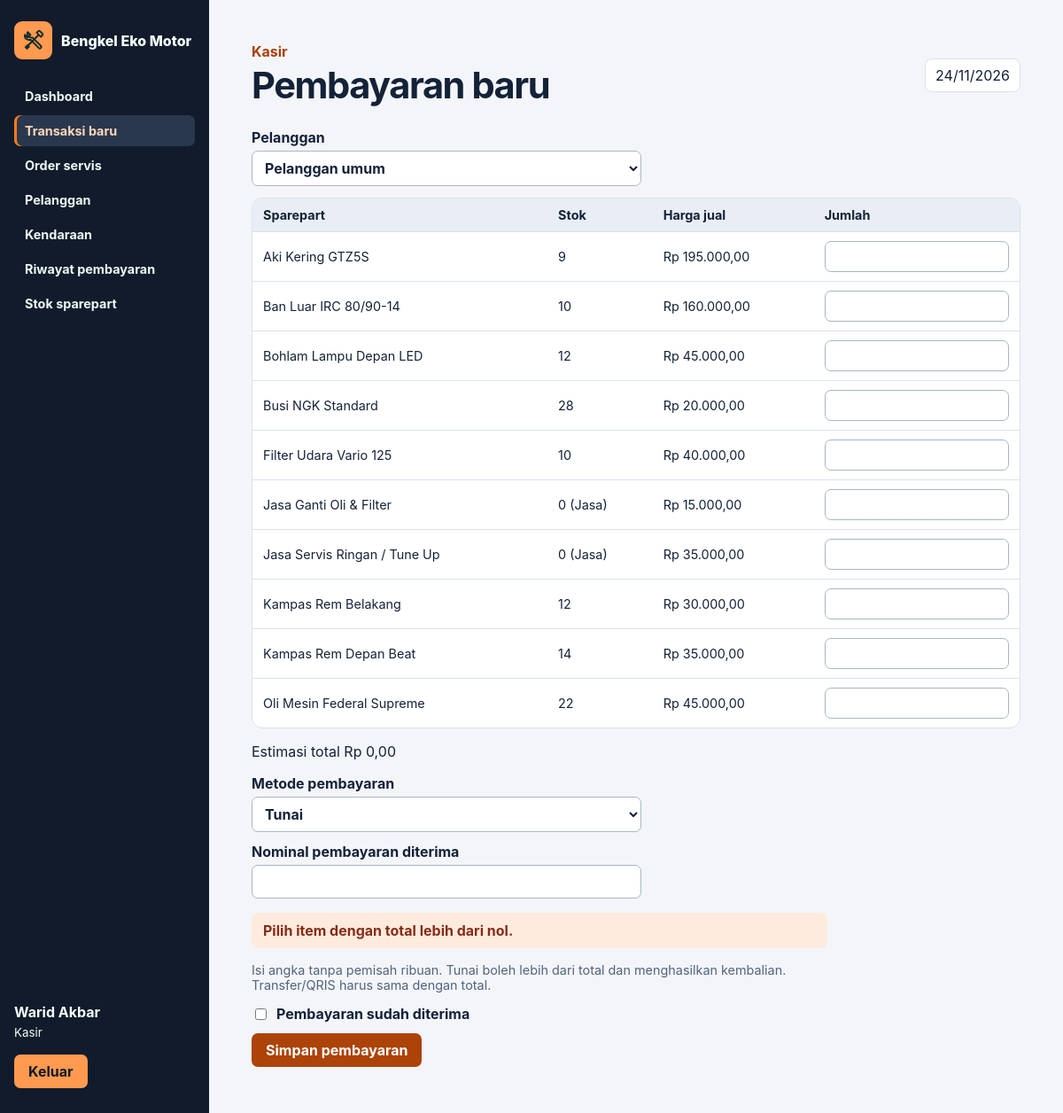
The page /?page=checkout (signed in) on the database as committed earlier.
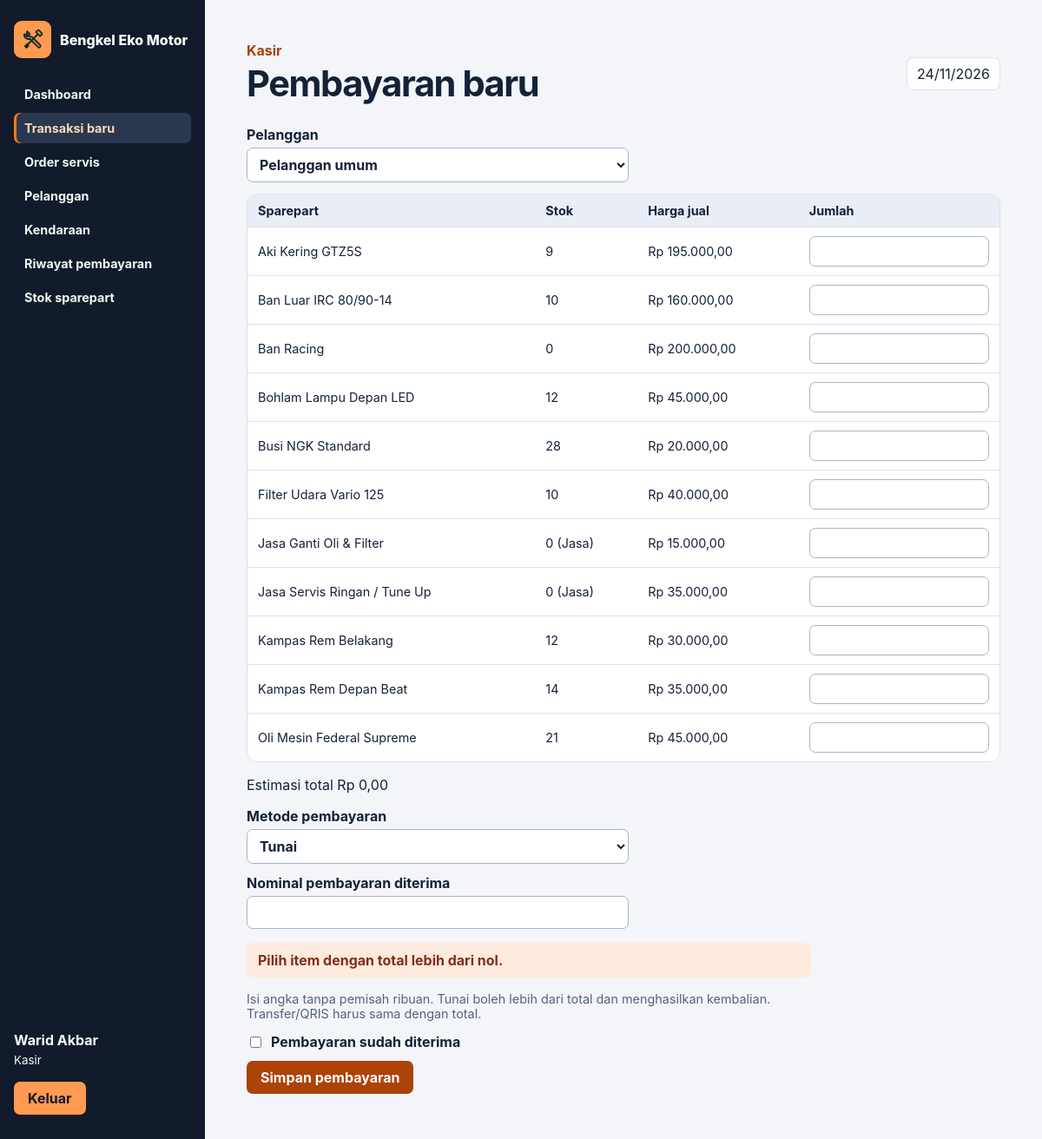
The same page on the database as committed later.
### tables this page shows
CREATE TABLE `sparepart` (
  `id_sparepart` int(11) NOT NULL,
  `nama_barang` varchar(100) NOT NULL,
  `kategori` varchar(50) NOT NULL,
  `harga_jual` decimal(12,2) NOT NULL CHECK (`harga_jual` >= 0),
  `stok` int(11) NOT NULL CHECK (`stok` >= 0),
  `stok_minimum` int(11) NOT NULL CHECK (`stok_minimum` >= 0)
);

### routes/web.php (called while the page is built, shortened)
<?php
function route(array|false $user): void
{
    $page = $_GET['page'] ?? 'dashboard';
    $staff = ['Pemilik','Kasir'];
    $owner = ['Pemilik'];
    $all = ['Pemilik','Kasir','Mekanik'];
    $routes = [
        'dashboard'=>['Dashboard',$all,[]],
        'pelanggan'=>['Pelanggan',$staff,['save'=>$staff]],
        'kendaraan'=>['Kendaraan',$staff,['save'=>$staff]],
        'sparepart'=>['Sparepart',$all,['save'=>$owner,'adjust'=>$owner]],
        'jasa'=>['Katalog jasa',$owner,['save'=>$owner]],
        'pemasok'=>['Pemasok',$owner,['save'=>$owner]],
        'katalog-pemasok'=>['Katalog pemasok',$owner,['save-catalog'=>$owner]],
        'pengguna'=>['Pengguna',$owner,['save'=>$owner]],
        'servis'=>['Order servis',$all,['create'=>$staff]],
        'pekerjaan'=>['Detail pekerjaan',$all,['start'=>['Pemilik','Mekanik'],'progress'=>['Pemilik','Mekanik'],'assign'=>$owner]],
        'checkout'=>['Pembayaran baru',$staff,['pay'=>$staff]],
        'penjualan'=>['Riwayat pembayaran',$staff,[]],
        'nota'=>['Nota penjualan',$staff,['cancel'=>$owner]],
        'pembelian'=>['Pembelian dan utang',$owner,['purchase'=>$owner]],
        'detail-beli'=>['Rincian pembelian',$owner,['settle'=>$owner]],
        'laporan'=>['Laporan',$owner,[]],
    ];
    [$title,$roles,$actions] = $routes[$page];
    $id = (int) filter_var($_GET['id'] ?? 0,FILTER_VALIDATE_INT);
    $reference = is_string($_GET['ref'] ?? null) ? $_GET['ref'] : '';
    match ($page) {
        'dashboard'=>showDashboard($user),
        'servis'=>showServices($user),
        'pekerjaan'=>showService(serviceRecord($id,$user),$user),
        'checkout'=>showCheckout(checkoutOrder($user)),
        'penjualan'=>showSales($user),
        'nota'=>showReceipt($reference,$user),
        'pembelian'=>showPurchases(),
        'katalog-pemasok'=>showSupplierCatalog($id),
        'detail-beli'=>showPurchase($reference),
        'laporan'=>showReports(),
        default=>showMaster($page,$page !== 'sparepart' || $user['peran'] === 'Pemilik'),
    };
    layout($title,$user,$page,(string) ob_get_clean());
}
function checkoutOrder(array $user): array|false
{
    if (!isset($_GET['servis'])) {
        return false;
    }
    $id = (int) filter_var($_GET['servis'], FILTER_VALIDATE_INT);
    $record = serviceRecord($id,$user);
    return $record;
}

### public/index.php (called while the page is built, shortened)
<?php
$user = false;
try {
    $user = currentUser();
    route($user);
} catch (Throwable $error) {
    while (ob_get_level() > 0) {
        ob_end_clean();
    }
    if ($error instanceof AccessDenied) {
        http_response_code(403);
        $message = $error->getMessage();
    } elseif ($error instanceof DomainException) {
        http_response_code(422);
        $message = $error->getMessage();
    } elseif ($error instanceof PDOException && $error->getCode() === '23000') {
        http_response_code(409);
        $message = 'Data sudah ada atau rujukan tidak tersedia. Periksa isian dan coba lagi.';
    } else {
        http_response_code(500);
        error_log('Bengkel Eko Motor: ' . get_class($error) . ' (' . $error->getCode() . ')');
        $message = 'Sistem tidak dapat memproses permintaan. Periksa konfigurasi dan koneksi database sesuai README.';
    }
    if (str_contains($_SERVER['HTTP_ACCEPT'] ?? '', 'application/json')) {
        header('Content-Type: application/json; charset=utf-8');
        echo json_encode(['message' => $message], JSON_UNESCAPED_UNICODE);
        exit;
    }
    if ($user) {
        layout('Permintaan tidak berhasil',$user,'','<p role="alert" class="error">' . h($message) . '</p><p>' . linkTo('Kembali ke dashboard','dashboard') . '</p>');
    } else {
        loginPage($message);
    }
}

### app/Models/database.php (called while the page is built, shortened)
<?php
function db(): PDO
{
    static $pdo;
    if (!$pdo) {
        $path = dirname(__DIR__, 2) . '/config/database.local.php';
        $config = require $path;
        $pdo = new PDO($config['dsn'], $config['username'], $config['password'], [
            PDO::ATTR_ERRMODE => PDO::ERRMODE_EXCEPTION,
            PDO::ATTR_EMULATE_PREPARES => false,
            PDO::ATTR_DEFAULT_FETCH_MODE => PDO::FETCH_ASSOC,
        ]);
        $pdo->exec("SET time_zone = '+07:00'");
    }
    return $pdo;
}
function query(string $sql, array $params = []): PDOStatement
{
    $statement = db()->prepare($sql);
    $statement->execute($params);
    return $statement;
}
function rows(string $sql, array $params = []): array
{
    return query($sql, $params)->fetchAll();
}
function row(string $sql, array $params = []): array|false
{
    return query($sql, $params)->fetch();
}

### app/Middleware/security.php (called while the page is built, shortened)
<?php
function currentUser(): array|false
{
    $user = row("SELECT id_pengguna,nama_lengkap,peran FROM pengguna WHERE id_pengguna=? AND status_aktif='Aktif'", [$_SESSION['user']]);
    return $user;
}

### app/Controllers/workshop.php (the view, shortened to what the changed rows need)
<?php
function partInputs(array $values = [], string $mode = 'qty'): void
{
    echo '<div class="scroll"><table><thead><tr><th>Sparepart</th><th>Stok</th><th>Harga jual</th><th>Jumlah</th>'
        . ($mode === 'purchase' ? '<th>Harga beli / unit</th>' : '') . '</tr></thead><tbody>';
    $where = $mode === 'purchase' ? " WHERE LOWER(TRIM(kategori)) <> 'jasa servis'" : '';
    foreach (rows('SELECT id_sparepart,nama_barang,stok,harga_jual,kategori FROM sparepart' . $where . ' ORDER BY nama_barang') as $part) {
        $id = (int) $part['id_sparepart'];
        echo '<tr><td>' . h($part['nama_barang']) . '</td><td>' . h(isServiceItem($part['kategori']) ? '0 (Jasa)' : $part['stok']) . '</td><td>' . h(rupiah($part['harga_jual']))
            . '</td><td><input aria-label="' . h('Jumlah ' . $part['nama_barang']) . '" type="number" min="0" max="100000" data-unit="' . h($part['harga_jual']) . '" name="qty[' . $id . ']" value="' . h($values[$id] ?? '') . '"></td>';
        echo '</tr>';
    }
    echo '</tbody></table></div>';
}

### app/Views/layout.php (shortened to what the changed rows need)
<?php
function workshopBrand(): string
{
    return '<div class="brand"><span><img src="assets/icons/workshop.svg" width="25" height="25" alt=""></span> Bengkel Eko Motor</div>';
}
function documentStart(string $title): void
{
    $assetRoot = dirname(__DIR__, 2) . '/public/assets/';
    $cssVersion = filemtime($assetRoot . 'css/app.css');
    $jsVersion = filemtime($assetRoot . 'js/app.js');
    echo '<!doctype html><html lang="id"><head><meta charset="utf-8"><meta name="viewport" content="width=device-width, initial-scale=1">'
        . '<title>' . h($title) . ' • Bengkel Eko Motor</title>'
        . '<link rel="icon" type="image/svg+xml" href="assets/icons/workshop.svg?v=1">'
        . '<link rel="stylesheet" href="assets/css/app.css?v=' . h($cssVersion) . '"><script src="assets/js/app.js?v=' . h($jsVersion) . '" defer></script></head><body>';
}
function layout(string $title, array $user, string $page, string $content): void
{
    [$role,$menus] = match ($user['peran']) {
        'Pemilik'=>['Owner',['dashboard'=>'Dashboard','pelanggan'=>'Pelanggan','kendaraan'=>'Kendaraan','servis'=>'Order servis','jasa'=>'Katalog jasa',
            'checkout'=>'Transaksi baru','penjualan'=>'Riwayat pembayaran','sparepart'=>'Stok sparepart','pemasok'=>'Pemasok','pembelian'=>'Pembelian & utang','laporan'=>'Laporan','pengguna'=>'Pengguna']],
        'Kasir'=>['Kasir',['dashboard'=>'Dashboard','checkout'=>'Transaksi baru','servis'=>'Order servis','pelanggan'=>'Pelanggan','kendaraan'=>'Kendaraan',
            'penjualan'=>'Riwayat pembayaran','sparepart'=>'Stok sparepart']],
        default=>['Mekanik',['dashboard'=>'Dashboard','servis'=>'Pekerjaan saya','sparepart'=>'Ketersediaan sparepart']],
    };
    $pageMenu = ['pekerjaan'=>'servis','nota'=>'penjualan','detail-beli'=>'pembelian'][$page] ?? $page;
    documentStart($title);
    echo '<div class="app"><aside>' . workshopBrand() . '<nav aria-label="Menu utama">';
    foreach ($menus as $key=>$label) {
        echo '<a href="' . h(url($key)) . '"' . ($pageMenu === $key ? ' aria-current="page"' : '') . '>' . h($label) . '</a>';
    }
    echo '</nav><div class="account"><strong>' . h($user['nama_lengkap']) . '</strong><small>' . h($role) . '</small><form method="post" action="' . h(url('logout')) . '">';
    echo '</div></aside><main class="workspace"><header><div><p class="role">' . h($role) . '</p><h1>' . h($title) . '</h1></div>'
        . '<span class="date">' . h(date('d/m/Y')) . '</span></header>';
    echo $content . '</main></div></body></html>';
}

Rows that differ between the two databases and show on the page:
added sparepart: nama_barang "Ban Racing", stok "0", harga_jual "Rp 200.000,00"
changed sparepart "Oli Mesin Federal Supreme": stok "22" → "21"
